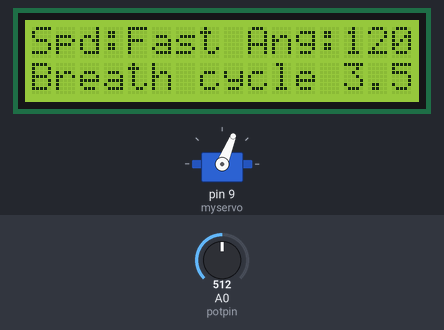
This sketch was run on a simulated Arduino Uno, built with avr-gcc and run on an emulated ATmega328P. On the bench: 16×2 character LCD, servo. The inputs (shaded band) are chosen by the test bench; at power-on: A0 (potpin) = 512. What the sketch prints to the serial monitor is not drawn.

Above: at 5.2 s.
5.3 s: A0 (potpin) set to 533
At 5.5 s:
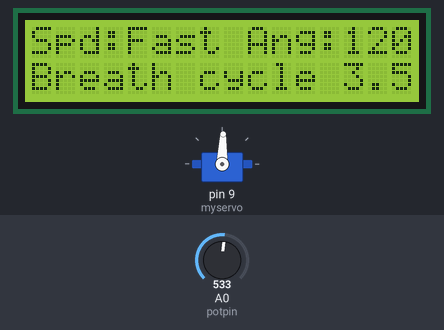
At 8.22 s:
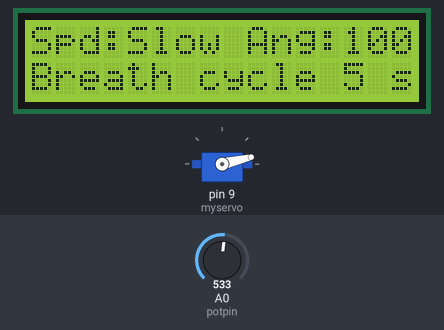
9.7 s: A0 (potpin) set to 716
At 13.08 s:
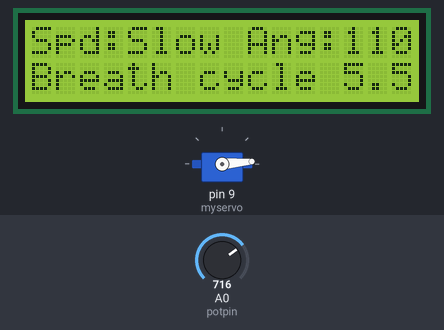
14.1 s: A0 (potpin) set to 900
18.5 s: A0 (potpin) set to 869
25.9 s: A0 (potpin) set to 848
30.3 s: A0 (potpin) set to 696
37.8 s: A0 (potpin) set to 677
At 42.86 s:
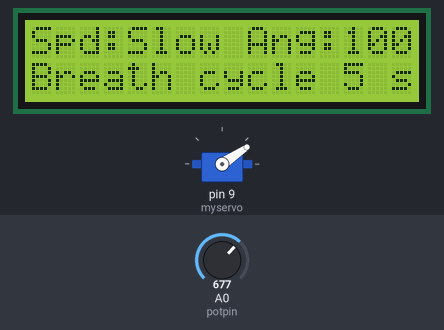
Timing chart, 0 to 43.2 s (numbered marks = the images above; inputs shaded):
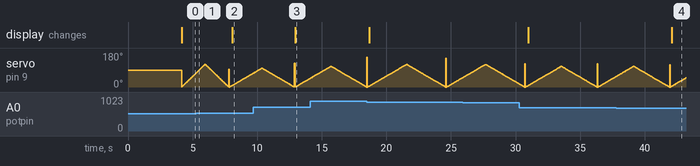

The sketch:

sourcecode.ino
```cpp
#include <Servo.h>
#include <Wire.h>
#include <LiquidCrystal_I2C.h>
// Set the LCD address to 0x27 for a 16 chars and 2 line display
LiquidCrystal_I2C lcd(0x27, 16, 2);


Servo myservo;  // create servo object to control a servo

int potpin = 0;  // analog pin used to connect the potentiometer
int val;    // variable to read the value from the analog pin
float pos = 0;
void setup() {

lcd.init();

  // Turn on the blacklight and print a message.
  lcd.backlight();
  myservo.attach(9);// attaches the servo on pin 9 to the servo object
   Serial.begin(9600);
   lcd.setCursor(0,0);           //sets the cursor at row 0 column 0
  lcd.print("Emergency Vent"); // prints 16x2 LCD MODULE
  lcd.setCursor(2,1);           //sets the cursor at row 1 column 2
lcd.print("Tech Undefined");
delay(4000);
}

void loop() {
  val = analogRead(potpin);            // reads the value of the potentiometer (value between 0 and 1023)
  val = map(val, 0, 1023, 0, 180);     // scale it to use it with the servo (value between 0 and 180)
  myservo.write(val); // sets the servo position according to the scaled value
  Serial.println(val);
  delay(15); // waits for the servo to get there


if (val <=30 ) {
    lcd.setCursor(0,0);           //sets the cursor at row 0 column 0
  lcd.print("Spd:Fast Ang:100  "); // prints 16x2 LCD MODULE
  lcd.setCursor(0,1);           //sets the cursor at row 1 column 2
lcd.print("Breath cycle 4 sec ");
   for (pos = 0; pos <= 100; pos += 1) { // goes from 0 degrees to 180 degrees
    // in steps of 1 degree
    myservo.write(pos);              // tell servo to go to position in variable 'pos'
    delay(15);
     }
  for (pos = 100; pos >= 0; pos -= 1) { // goes from 180 degrees to 0 degrees
    myservo.write(pos);              // tell servo to go to position in variable 'pos'
    delay(15);// waits 15ms for the servo to reach the position


  }}

  else if (val >=31 && val<=60  ) {
    lcd.setCursor(0,0);           //sets the cursor at row 0 column 0
  lcd.print("Spd:Fast Ang:110   "); // prints 16x2 LCD MODULE
  lcd.setCursor(0,1);           //sets the cursor at row 1 column 2
lcd.print("Breath cycle 4.43 sec ");
   for (pos = 0; pos <= 110; pos += 1) { // goes from 0 degrees to 180 degrees
    // in steps of 1 degree
    myservo.write(pos);              // tell servo to go to position in variable 'pos'
    delay(15);
     }
  for (pos = 110; pos >= 0; pos -= 1) { // goes from 180 degrees to 0 degrees
    myservo.write(pos);              // tell servo to go to position in variable 'pos'
    delay(15);// waits 15ms for the servo to reach the position

  }}

 else if (val >=61 && val<=90  ) {
   lcd.setCursor(0,0);           //sets the cursor at row 0 column 0
  lcd.print("Spd:Fast Ang:120  "); // prints 16x2 LCD MODULE
  lcd.setCursor(0,1);           //sets the cursor at row 1 column 2
lcd.print("Breath cycle 3.53 sec ");
   for (pos = 0; pos <= 120; pos += 1) { // goes from 0 degrees to 180 degrees
    // in steps of 1 degree
    myservo.write(pos);              // tell servo to go to position in variable 'pos'
    delay(15);
     }
  for (pos = 120; pos >= 0; pos -= 1) { // goes from 180 degrees to 0 degrees
    myservo.write(pos);              // tell servo to go to position in variable 'pos'
    delay(15);

  }}

 else if (val >=91 && val<=120  ) {
   lcd.setCursor(0,0);           //sets the cursor at row 0 column 0
  lcd.print("Spd:Slow Ang:100  "); // prints 16x2 LCD MODULE
  lcd.setCursor(0,1);           //sets the cursor at row 1 column 2
lcd.print("Breath cycle 5 sec ");
   for (pos = 0; pos <= 100; pos += 0.6) { // goes from 0 degrees to 180 degrees
    // in steps of 1 degree
    myservo.write(pos);              // tell servo to go to position in variable 'pos'
    delay(15);
     }
  for (pos = 100; pos >= 0; pos -= 0.6) { // goes from 180 degrees to 0 degrees
    myservo.write(pos);              // tell servo to go to position in variable 'pos'
    delay(15);
  /// / waits 15ms for the servo to reach the position
  }}

 else if (val >=121 && val<=150  ) {
  lcd.setCursor(0,0);           //sets the cursor at row 0 column 0
  lcd.print("Spd:Slow Ang:110  "); // prints 16x2 LCD MODULE
  lcd.setCursor(0,1);           //sets the cursor at row 1 column 2
lcd.print("Breath cycle 5.5 sec ");
   for (pos = 0; pos <= 110; pos += 0.6) { // goes from 0 degrees to 180 degrees
    // in steps of 1 degree
    myservo.write(pos);              // tell servo to go to position in variable 'pos'
    delay(15);
     }
  for (pos = 110; pos >= 0; pos -= 0.6) { // goes from 180 degrees to 0 degrees
    myservo.write(pos);              // tell servo to go to position in variable 'pos'
    delay(15);
    // waits 15ms for the servo to reach the position
  }}

   else if (val >=151 && val<=180  ) {

    lcd.setCursor(0,0);           //sets the cursor at row 0 column 0
  lcd.print("Spd:Slow Ang:120  "); // prints 16x2 LCD MODULE
  lcd.setCursor(0,1);           //sets the cursor at row 1 column 2
lcd.print("Breath cycle 6 sec ");

   for (pos = 0; pos <= 120; pos += 0.6) { // goes from 0 degrees to 180 degrees
    // in steps of 1 degree
    myservo.write(pos);              // tell servo to go to position in variable 'pos'
    delay(15);
     }
  for (pos = 120; pos >= 0; pos -= 0.6) { // goes from 180 degrees to 0 degrees
    myservo.write(pos);              // tell servo to go to position in variable 'pos'
    delay(15);
    // waits 15ms for the servo to reach the position
  }}

}
```

Measured:
- the behaviour switches between 517 and 518 on A0 (potpin) (found by bisection; images 0 and 1)
- the behaviour switches between 688 and 687 on A0 (potpin) (found by bisection; images 3 and 4)
- after the input at 5.3 s, the display: changes after 2.8 s (image 2)
- after the input at 9.7 s, the display: changes after 3.2 s (image 3)
- after the input at 37.8 s, the display: changes after 4.3 s (image 4)
